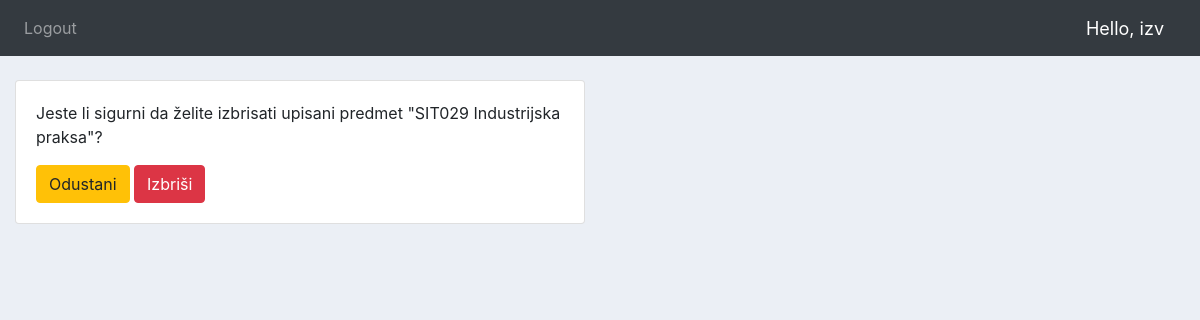
Screenshot of /upis_izbrisi/SIT029/5/ (signed in) with the database file from the repository.
### mentorski/models.py (models this page shows, shortened)
class Korisnici(AbstractUser):
    email = models.EmailField(verbose_name="email", max_length=64, unique=True )
    USERNAME_FIELD = 'email'
    REQUIRED_FIELDS = ['username','password']
    MENTOR = 'mentor'
    STUDENT = 'student'
    ROLES = (
        (MENTOR, _('mentor')),
        (STUDENT, _('student')),
    )
    role = models.CharField(_('role'), default=STUDENT, choices=ROLES, max_length=20)
    NONE = 'none'
    REDOVNI = 'redovni'
    IZVANREDNI='izvanredni'
    STATUSES=(
        (NONE, _('none')),
        (REDOVNI, _('redovni')),
        (IZVANREDNI, _('izvanredni')),
    )
    status = models.CharField(_('status'), default=NONE, choices=STATUSES, max_length=20)

class Predmeti(models.Model):
    ime = models.CharField(max_length=255, unique=True)
    kod = models.CharField(max_length=16, primary_key=True, unique=True )
    program = models.CharField(max_length=225)
    ECTS = models.IntegerField()
    sem_redovni = models.IntegerField()
    sem_izvanredni = models.IntegerField()
    DA = 'da'
    NE = 'ne'
    IZBORNI=(
        (DA, _('da')),
        (NE, _('ne')),
    )
    izborni = models.CharField(_('izborni'), default=NE, choices=IZBORNI, max_length=10)

### mentorski/decorators.py (the view)
		def wrapper_func(request, *args, **kwargs):
			group = None
			if request.user.id == None:
				return HttpResponse('You are not authorized to view this page')
			if request.user:
				group = request.user.role
			if group in allowed_roles:
				return view_func(request, *args, **kwargs)
			else:
				return HttpResponse('You are not authorized to view this page')

### mentorski/views.py (called while the page is built)
@allowed_users(allowed_roles=["student","mentor"])
def izbrisiUpis(request,pk,sk):
	upis = Upisi.objects.get(predmet_id=pk, student_id=sk)
	predmet = Predmeti.objects.get(kod=pk)
	student = Korisnici.objects.get(id=sk)
	if request.method == "POST":
		upis.delete()
		return redirect('upisni_list', student.id)
	context = {'predmet':predmet, 'student':student}
	return render(request, 'upis_izbrisi.html', context)

### templates/upis_izbrisi.html (shortened to what this page needs)
{%  extends 'main.html' %}
{% block content %}
<br>
<div class="row">
	<div class="col-md-6">
		<div class="card card-body">
            <p>Jeste li sigurni da želite izbrisati upisani predmet "{{predmet.kod}} {{predmet.ime}}"?</p>
            <form action="{% url 'upis_izbrisi' predmet.kod student.id %}" method="POST">
                <a class="btn btn-warning" href="{% url 'upisni_list' student.id %}" name="Odustani">Odustani</a>
                <button class="btn btn-danger" type="submit" name="Izbriši">Izbriši</button>
            </form>
        </div>
    </div>
</div>
{% endblock content %}

### templates/navbar.html (shortened to what this page needs)
{% load static %}
<nav class="navbar navbar-expand-lg navbar-dark bg-dark">
    <div class="collapse navbar-collapse" id="navbarNav">
      <ul class="navbar-nav">
        <li class="nav-item">
          <a class="nav-link" href="{% url 'logout' %}">Logout</a>
        </li>
      </ul>
    </div>
    <span class="hello-msg">Hello, {{request.user.username}}</span>
</nav>

### static/css/main.css (style rules this page uses)
body { background-color: #ebeff5; }

### templates/navbar.html (style rules this page uses)
.hello-msg { font-size: 18px; color: #fff; margin-right: 20px; }

### rows the page displays
Korisnici: user.username "izv"
Predmeti: kod "SIT029", ime "Industrijska praksa"
